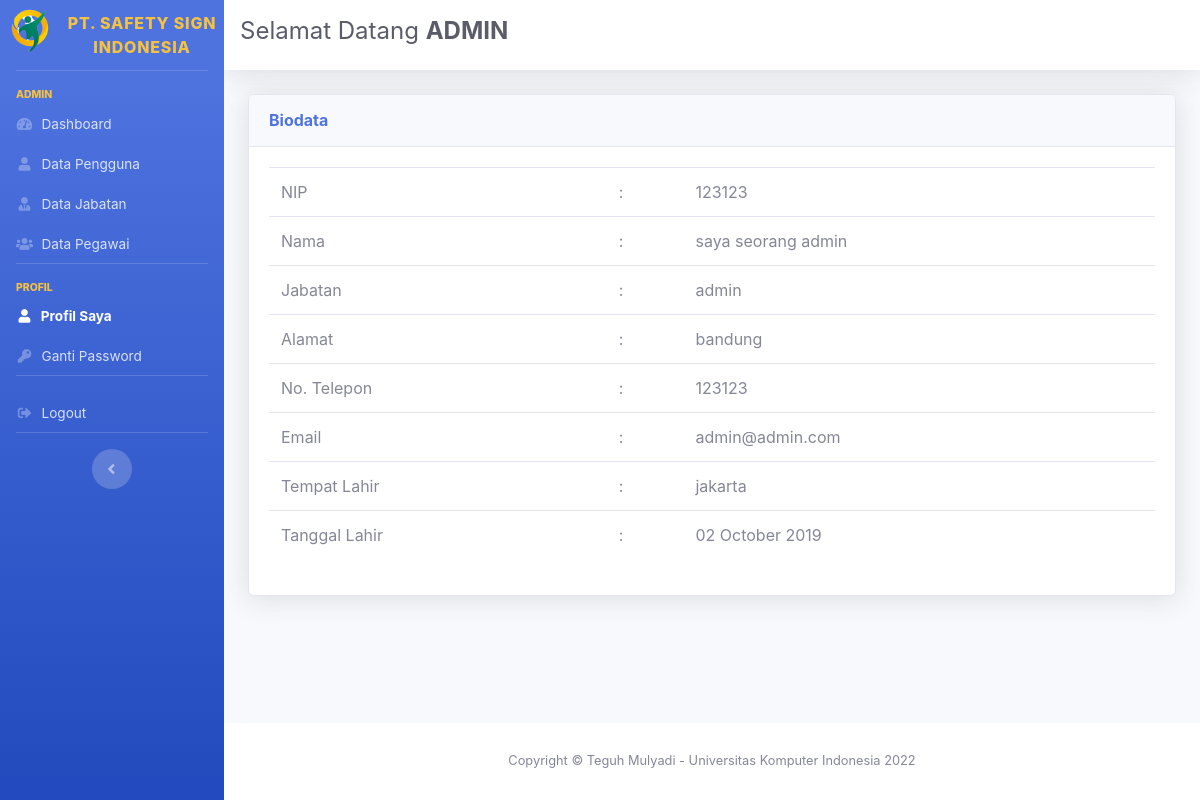
Page /admin/index.php?menu=profil_saya&action=tampil (signed in) on the committed database.
### tables this page shows
CREATE TABLE `tbl_pegawai` (
  `id_pegawai` int(11) NOT NULL,
  `nip` varchar(20) NOT NULL,
  `nama_pegawai` varchar(128) NOT NULL,
  `alamat` text NOT NULL,
  `no_telepon` varchar(13) NOT NULL,
  `email` varchar(128) NOT NULL,
  `tempat_lahir` varchar(50) NOT NULL,
  `tgl_lahir` date NOT NULL,
  `id_jabatan` int(11) NOT NULL
);

CREATE TABLE `tbl_jabatan` (
  `id_jabatan` int(11) NOT NULL,
  `nama_jabatan` varchar(50) NOT NULL
);

### admin/tampil_profil.php (the view)
<?php
include 'config.php';
$id_hak_akses = $_SESSION['id_hak_akses'];
$sql = "SELECT * FROM tbl_pengguna
        JOIN tbl_hak_akses ON tbl_pengguna.id_hak_akses = tbl_hak_akses.id_hak_akses
        JOIN tbl_pegawai ON tbl_pengguna.id_pegawai = tbl_pegawai.id_pegawai
        JOIN tbl_jabatan ON tbl_pegawai.id_jabatan = tbl_jabatan.id_jabatan
        WHERE tbl_pengguna.id_hak_akses = $id_hak_akses";
$hasil = mysqli_query($con, $sql);
$result = mysqli_fetch_assoc($hasil);
?>
<div class="card shadow mb-4">
    <div class="card-header py-3">
        <h6 class="m-0 font-weight-bold text-primary">Biodata</h6>
    </div>
    <div class="card-body">
        <div class="table-responsive">
            <table class="table table-hover" width="100%" cellspacing="0">
                <tbody>
                    <tr>
                        <td>NIP</td>
                        <td>:</td>
                        <td><?= $result['nip']; ?></td>
                    </tr>
                    <tr>
                        <td>Nama</td>
                        <td>:</td>
                        <td><?= $result['nama_pegawai']; ?></td>
                    </tr>
                    <tr>
                        <td>Jabatan</td>
                        <td>:</td>
                        <td><?= $result['nama_jabatan']; ?></td>
                    </tr>
                    <tr>
                        <td>Alamat</td>
                        <td>:</td>
                        <td><?= $result['alamat']; ?></td>
                    </tr>
                    <tr>
                        <td>No. Telepon</td>
                        <td>:</td>
                        <td><?= $result['no_telepon']; ?></td>
                    </tr>
                    <tr>
                        <td>Email</td>
                        <td>:</td>
                        <td><?= $result['email']; ?></td>
                    </tr>
                    <tr>
                        <td>Tempat Lahir</td>
                        <td>:</td>
                        <td><?= $result['tempat_lahir']; ?></td>
                    </tr>
                    <tr>
                        <td>Tanggal Lahir</td>
                        <td>:</td>
                        <td><?= date(('d F Y'), strtotime($result['tgl_lahir'])); ?></td>
                    </tr>
                </tbody>
            </table>
        </div>
    </div>
</div>

### rows in the picture
tbl_pegawai: nip "123123", nama_pegawai "saya seorang admin", alamat "bandung", no_telepon "123123", email "admin@admin.com", tempat_lahir "jakarta", tgl_lahir "02 October 2019"
tbl_jabatan: nama_jabatan "admin"

### other values in the picture
$_SESSION['admin'] "ADMIN"
